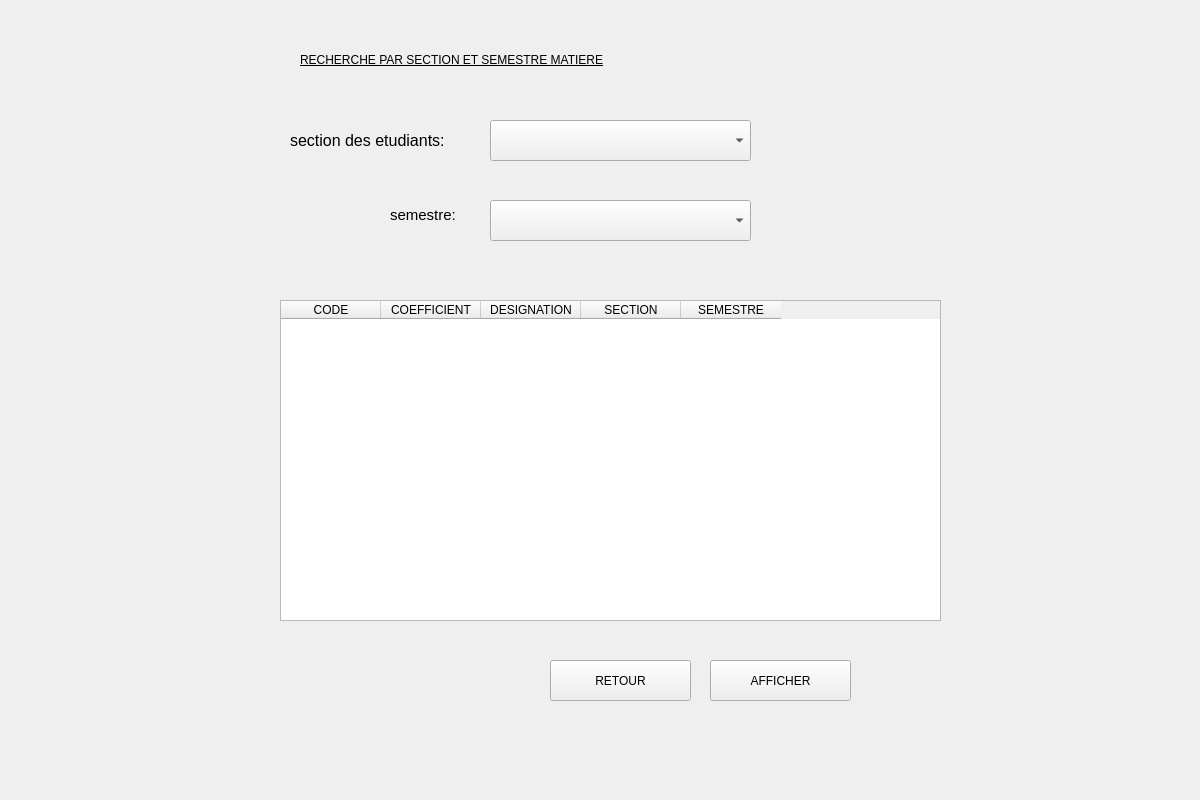
<?xml version="1.0" encoding="UTF-8"?>
<ui version="4.0">
 <class>Form</class>
 <widget class="QWidget" name="Form">
  <property name="geometry">
   <rect>
    <x>0</x>
    <y>0</y>
    <width>1200</width>
    <height>800</height>
   </rect>
  </property>
  <property name="windowTitle">
   <string>Form</string>
  </property>
  <widget class="QLabel" name="num_inscription4">
   <property name="geometry">
    <rect>
     <x>290</x>
     <y>100</y>
     <width>281</width>
     <height>81</height>
    </rect>
   </property>
   <property name="styleSheet">
    <string notr="true"/>
   </property>
   <property name="text">
    <string>&lt;html&gt;&lt;head/&gt;&lt;body&gt;&lt;p&gt;&lt;span style=&quot; font-size:12pt; color:#000000;&quot;&gt;section des etudiants:&lt;/span&gt;&lt;/p&gt;&lt;/body&gt;&lt;/html&gt;</string>
   </property>
  </widget>
  <widget class="QPushButton" name="afficher">
   <property name="geometry">
    <rect>
     <x>710</x>
     <y>660</y>
     <width>141</width>
     <height>41</height>
    </rect>
   </property>
   <property name="styleSheet">
    <string notr="true">font: 12pt &quot;MS Shell Dlg 2&quot;;</string>
   </property>
   <property name="text">
    <string>AFFICHER</string>
   </property>
  </widget>
  <widget class="QLabel" name="label">
   <property name="geometry">
    <rect>
     <x>300</x>
     <y>20</y>
     <width>751</width>
     <height>81</height>
    </rect>
   </property>
   <property name="styleSheet">
    <string notr="true">font: 63 18pt &quot;Open Sans Semibold&quot;;</string>
   </property>
   <property name="text">
    <string>&lt;html&gt;&lt;head/&gt;&lt;body&gt;&lt;p&gt;&lt;span style=&quot; text-decoration: underline; color:#000000;&quot;&gt;RECHERCHE PAR SECTION ET SEMESTRE MATIERE&lt;/span&gt;&lt;/p&gt;&lt;/body&gt;&lt;/html&gt;</string>
   </property>
  </widget>
  <widget class="QPushButton" name="ok">
   <property name="geometry">
    <rect>
     <x>550</x>
     <y>660</y>
     <width>141</width>
     <height>41</height>
    </rect>
   </property>
   <property name="styleSheet">
    <string notr="true">font: 12pt &quot;MS Shell Dlg 2&quot;;</string>
   </property>
   <property name="text">
    <string>RETOUR</string>
   </property>
  </widget>
  <widget class="QLabel" name="section_2">
   <property name="geometry">
    <rect>
     <x>500</x>
     <y>170</y>
     <width>221</width>
     <height>21</height>
    </rect>
   </property>
   <property name="text">
    <string/>
   </property>
  </widget>
  <widget class="QTableWidget" name="tableWidget">
   <property name="geometry">
    <rect>
     <x>280</x>
     <y>300</y>
     <width>661</width>
     <height>321</height>
    </rect>
   </property>
   <column>
    <property name="text">
     <string>CODE</string>
    </property>
   </column>
   <column>
    <property name="text">
     <string>COEFFICIENT</string>
    </property>
   </column>
   <column>
    <property name="text">
     <string>DESIGNATION</string>
    </property>
   </column>
   <column>
    <property name="text">
     <string>SECTION</string>
    </property>
   </column>
   <column>
    <property name="text">
     <string>SEMESTRE</string>
    </property>
   </column>
  </widget>
  <widget class="QComboBox" name="section">
   <property name="geometry">
    <rect>
     <x>490</x>
     <y>120</y>
     <width>261</width>
     <height>41</height>
    </rect>
   </property>
   <property name="styleSheet">
    <string notr="true">QLineEdit {
border: 1px solid rgb(37,39,48);
border-radius: 20px;
padding-left:20px;
padding-right:20px;
}
QLineEdit:hover{
	border: 2px solid rgb(222, 221, 218)
}
QLineEdit:focus{
	border: 2px solid rgb(154, 208, 236)
}</string>
   </property>
   <item>
    <property name="text">
     <string/>
    </property>
   </item>
   <item>
    <property name="text">
     <string>CPI1</string>
    </property>
   </item>
   <item>
    <property name="text">
     <string>CPI2</string>
    </property>
   </item>
   <item>
    <property name="text">
     <string>L1 INFO</string>
    </property>
   </item>
   <item>
    <property name="text">
     <string>L1 TIC</string>
    </property>
   </item>
   <item>
    <property name="text">
     <string>L1 EEA</string>
    </property>
   </item>
   <item>
    <property name="text">
     <string>L1 MATH</string>
    </property>
   </item>
   <item>
    <property name="text">
     <string>L2 INFO </string>
    </property>
   </item>
   <item>
    <property name="text">
     <string>L2 TIC</string>
    </property>
   </item>
   <item>
    <property name="text">
     <string>L2 EEA</string>
    </property>
   </item>
   <item>
    <property name="text">
     <string>L2 MATH</string>
    </property>
   </item>
   <item>
    <property name="text">
     <string>L3 INFO</string>
    </property>
   </item>
   <item>
    <property name="text">
     <string>L3 TIC</string>
    </property>
   </item>
   <item>
    <property name="text">
     <string>L3 EEA</string>
    </property>
   </item>
   <item>
    <property name="text">
     <string>ING 1</string>
    </property>
   </item>
   <item>
    <property name="text">
     <string>ING2</string>
    </property>
   </item>
  </widget>
  <widget class="QComboBox" name="semestre">
   <property name="geometry">
    <rect>
     <x>490</x>
     <y>200</y>
     <width>261</width>
     <height>41</height>
    </rect>
   </property>
   <property name="styleSheet">
    <string notr="true"/>
   </property>
   <item>
    <property name="text">
     <string/>
    </property>
   </item>
   <item>
    <property name="text">
     <string>1</string>
    </property>
   </item>
   <item>
    <property name="text">
     <string>2</string>
    </property>
   </item>
  </widget>
  <widget class="QLabel" name="label_6">
   <property name="geometry">
    <rect>
     <x>390</x>
     <y>200</y>
     <width>81</width>
     <height>31</height>
    </rect>
   </property>
   <property name="text">
    <string>&lt;html&gt;&lt;head/&gt;&lt;body&gt;&lt;p&gt;&lt;span style=&quot; font-size:11pt; color:#000000;&quot;&gt;semestre:&lt;/span&gt;&lt;/p&gt;&lt;/body&gt;&lt;/html&gt;</string>
   </property>
  </widget>
  <widget class="QLabel" name="semestre_2">
   <property name="geometry">
    <rect>
     <x>500</x>
     <y>250</y>
     <width>251</width>
     <height>21</height>
    </rect>
   </property>
   <property name="text">
    <string/>
   </property>
  </widget>
  <widget class="QLabel" name="label_2">
   <property name="geometry">
    <rect>
     <x>-170</x>
     <y>-10</y>
     <width>1391</width>
     <height>881</height>
    </rect>
   </property>
   <property name="text">
    <string/>
   </property>
   <property name="pixmap">
    <pixmap>n1mtIpU.jpg</pixmap>
   </property>
   <property name="scaledContents">
    <bool>true</bool>
   </property>
  </widget>
  <widget class="QLabel" name="label_10">
   <property name="geometry">
    <rect>
     <x>1060</x>
     <y>20</y>
     <width>131</width>
     <height>141</height>
    </rect>
   </property>
   <property name="text">
    <string/>
   </property>
   <property name="pixmap">
    <pixmap>output-onlinepngtools.png</pixmap>
   </property>
   <property name="scaledContents">
    <bool>true</bool>
   </property>
  </widget>
  <zorder>label_2</zorder>
  <zorder>num_inscription4</zorder>
  <zorder>afficher</zorder>
  <zorder>label</zorder>
  <zorder>ok</zorder>
  <zorder>section_2</zorder>
  <zorder>tableWidget</zorder>
  <zorder>section</zorder>
  <zorder>semestre</zorder>
  <zorder>label_6</zorder>
  <zorder>semestre_2</zorder>
  <zorder>label_10</zorder>
 </widget>
 <resources/>
 <connections/>
</ui>
